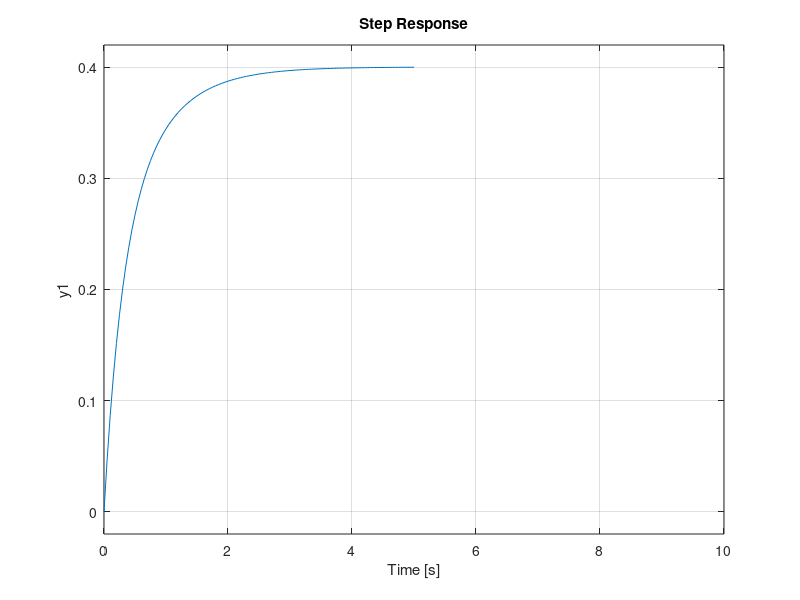

Source code (MATLAB):
% ECE-311, HW-1, 04/05/15, Casimir Sowinski
% In MATLAB:
%   (a) Compute the closed-loop transfer function using 'series' and 
%       'feedback' functions.
%   (b) Obtain the closed-loop system unit step response and verify the 
%       final value of 2/5.
clc
clear

% (a)
% Initialize blocks
s       = tf('s');
sys1    = 1/(s+1)
sys2    = (s+2)/(s+3)

% Find closed-loop transfer function
sys3    = series(sys1, sys2)
sys4    = feedback(sys3, 1)

% (b)
% Find closed-loop unit step response
figure(1);
step(sys4);
xlim([0 10]);
% Limit verified at 2/5



